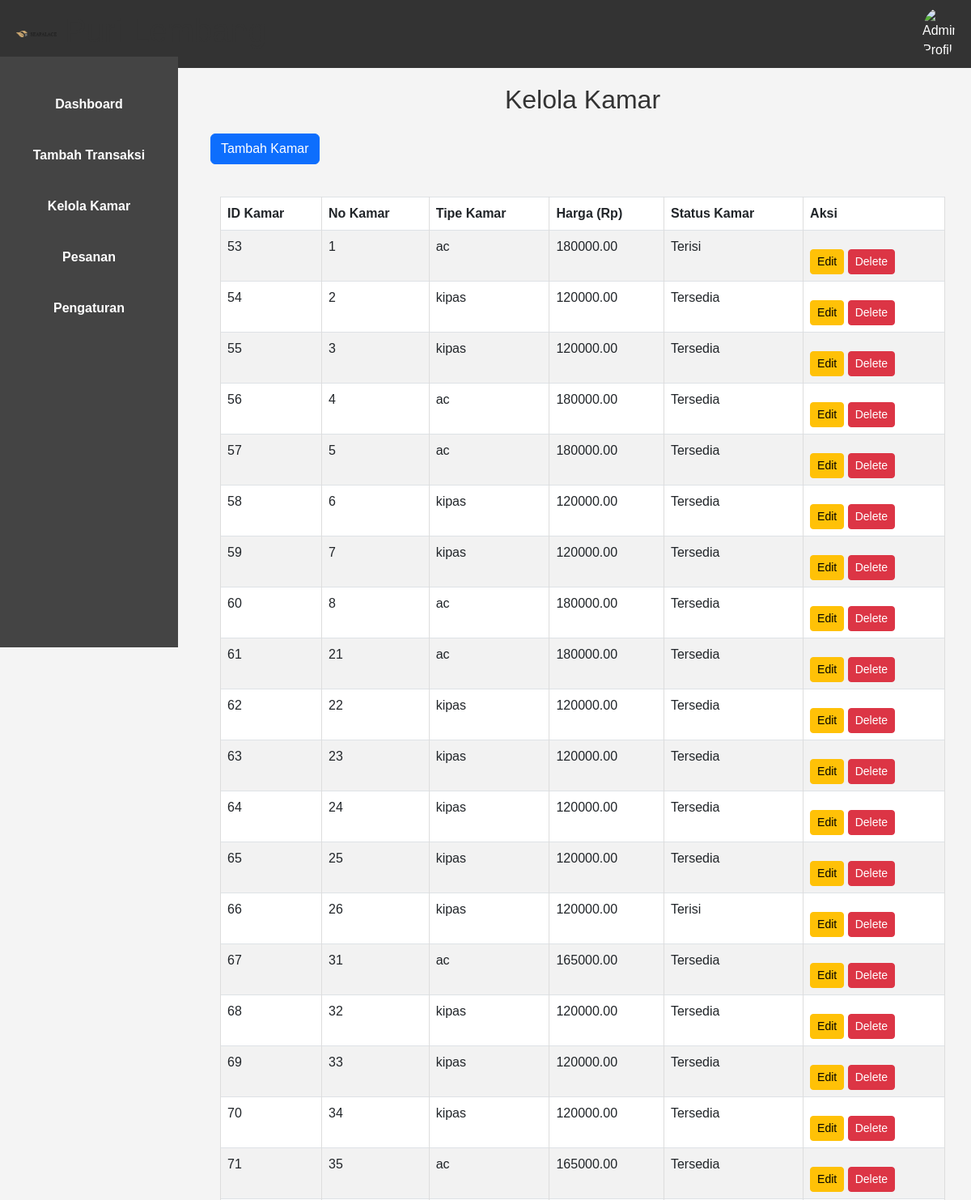
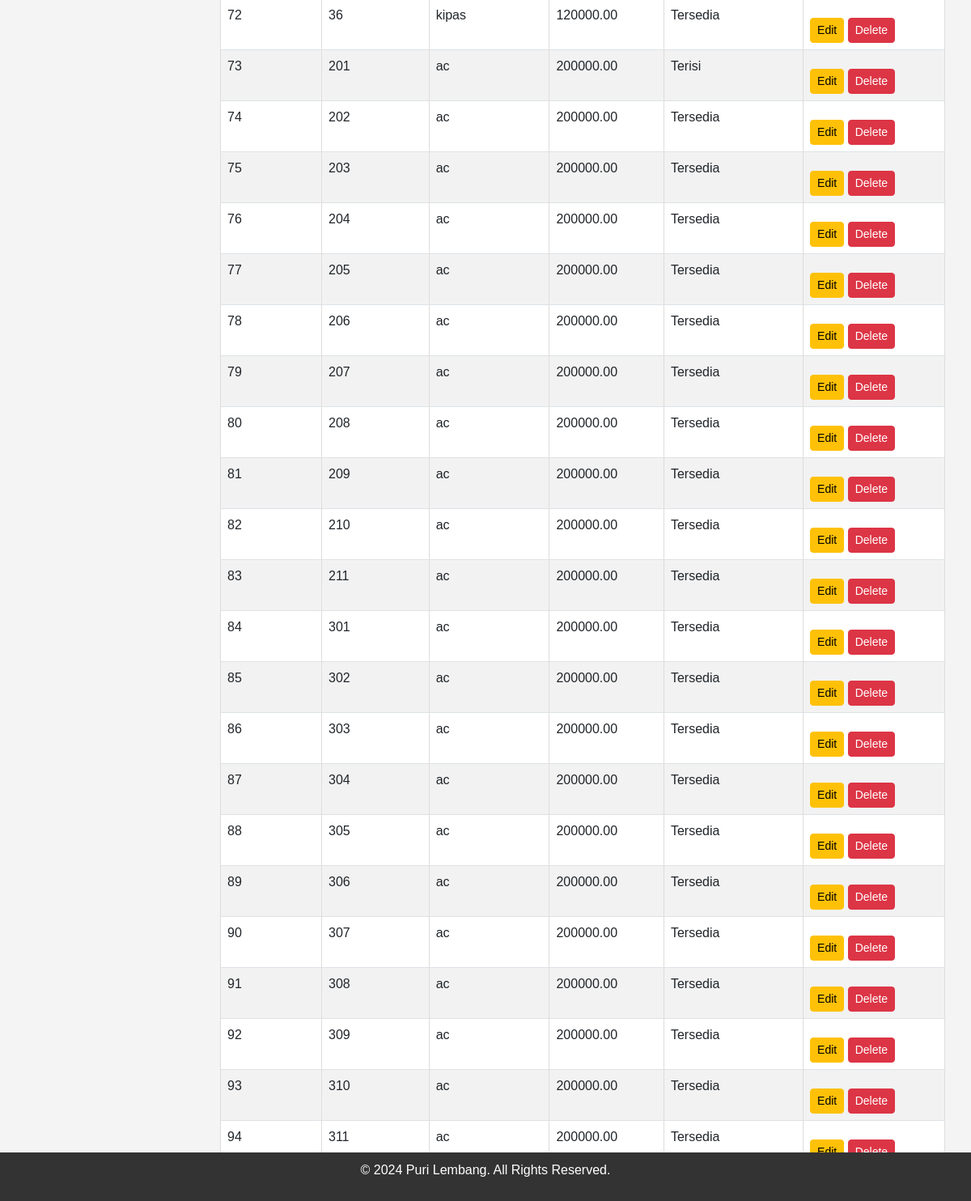
The app's page /admin/index-kamar.php with its own data (2 pictures, top to bottom).
### tables this page shows
CREATE TABLE `kamar` (
  `id_kamar` int(11) NOT NULL,
  `no_kamar` int(11) NOT NULL,
  `tipe_kamar` varchar(50) DEFAULT NULL,
  `bed` enum('Single Bed','Double Bed') NOT NULL,
  `harga` decimal(10,2) DEFAULT NULL,
  `status_kamar` enum('tersedia','terisi') DEFAULT 'tersedia',
  `gambar` longblob NOT NULL
);

### admin/index-kamar.php (the view, shortened to what this page needs)
<!DOCTYPE html>
<html lang="en">
<head>
    <link href="https://cdn.jsdelivr.net/npm/bootstrap@5.3.0-alpha1/dist/css/bootstrap.min.css" rel="stylesheet">
    <link rel="stylesheet" href="styles.css">
</head>
<body>
    <header>
        <div class="logo-container">
            <img src="logo.png" alt="Puri Lembang Logo" class="logo">
            <h1>Puri Lembang</h1>
        </div>
        <div class="profile-container">
            <img src="profile.png" alt="Admin Profile" class="profile-logo">
        </div>
    </header>
<div class="sidebar">
    <ul>
        <li><a href="index.php" class="<?php echo ($current_page == 'index.php') ? 'active' : ''; ?>">Dashboard</a></li>
        <li><a href="tambah-transaksi.php" class="<?php echo ($current_page == 'tambah-transaksi.php') ? 'active' : ''; ?>">Tambah Transaksi</a></li>
        <li><a href="index-kamar.php" class="<?php echo ($current_page == 'index-kamar.php') ? 'active' : ''; ?>">Kelola Kamar</a></li>
        <li><a href="pesanan.php" class="<?php echo ($current_page == 'pesanan.php') ? 'active' : ''; ?>">Pesanan</a></li>
        <li><a href="pengaturan.php" class="<?php echo ($current_page == 'pengaturan.php') ? 'active' : ''; ?>">Pengaturan</a></li>
    </ul>
</div>
    <div class="main-content">
        <h2>Kelola Kamar</h2>
        <a href="tambah-kamar.php" class="btn btn-primary mb-3">Tambah Kamar</a>
        <div class="container mt-4">
            <table class="table table-bordered table-striped">
                <thead>
                    <tr>
                        <th>ID Kamar</th>
                        <th>No Kamar</th>
                        <th>Tipe Kamar</th>
                        <th>Harga (Rp)</th>
                        <th>Status Kamar</th>
                        <th>Aksi</th>
                    </tr>
                </thead>
                <tbody>
                    <?php
                    require 'koneksi.php';
                    $stmt = $pdo->query("SELECT * FROM kamar");
                    $rooms = $stmt->fetchAll();
                    foreach ($rooms as $room):
                    ?>
                    <tr>
                        <td><?php echo $room['id_kamar']; ?></td>
                        <td><?php echo $room['no_kamar']; ?></td>
                        <td><?php echo $room['tipe_kamar']; ?></td>
                        <td><?php echo $room['harga']; ?></td>
                        <td><?php echo ucfirst($room['status_kamar']); ?></td>
                        <td>
                            <a href="update-kamar.php?id=<?php echo $room['id_kamar']; ?>" class="btn btn-warning btn-sm">Edit</a>
                            <a href="delete-kamar.php?id=<?php echo $room['id_kamar']; ?>" class="btn btn-danger btn-sm" onclick="return confirm('Yakin ingin menghapus kamar ini?')">Delete</a>
                        </td>
                    </tr>
                    <?php endforeach; ?>
                </tbody>
            </table>
        </div>
    </div>
    <footer>
        <p>© 2024 Puri Lembang. All Rights Reserved.</p>
    </footer>
</body>
</html>

### admin/styles.css (style rules this page uses)
body { font-family: Arial, sans-serif; margin: 0; padding: 0; background-color: #f4f4f4; }
header { display: flex; justify-content: space-between; align-items: center; background-color: #333; color: white; padding: 10px 20px; }
.logo-container { display: flex; align-items: center; }
.logo { width: 50px; margin-right: 10px; }
.profile-container { display: flex; align-items: center; }
.profile-logo { width: 40px; border-radius: 50%; }
.sidebar { position: fixed; top: 70px; left: 0; width: 220px; height: calc(100vh - 70px); background-color: #444; padding-top: 20px; display: flex; flex-direction: column; }
.sidebar ul { list-style-type: none; padding: 0; margin: 0; }
.sidebar ul li { margin: 10px 0; }
.sidebar ul li a { display: block; padding: 12px 15px; color: white; text-decoration: none; font-weight: bold; transition: background-color 0.3s, padding-left 0.3s; }
.main-content { margin-left: 240px; padding: 20px; flex: 1; }
h1, h2 { color: #333; text-align: center; }
h2 { color: #333; }
table { width: 100%; border-collapse: collapse; }
table, th, td { border: 1px solid #ddd; }
th, td { padding: 10px; text-align: left; }
th { background-color: #f2f2f2; cursor: pointer; }
a { display: block; margin-top: 15px; text-align: center; text-decoration: none; color: #007bff; }
footer { background-color: #333; color: white; text-align: center; padding: 10px 0; position: fixed; bottom: 0; width: 100%; }

### records on screen
kamar: id_kamar "53", no_kamar "1", tipe_kamar "ac", harga "180000.00", status_kamar "Terisi"
kamar: id_kamar "54", no_kamar "2", tipe_kamar "kipas", harga "120000.00", status_kamar "Tersedia"
kamar: id_kamar "55", no_kamar "3", tipe_kamar "kipas", harga "120000.00", status_kamar "Tersedia"
kamar: id_kamar "56", no_kamar "4", tipe_kamar "ac", harga "180000.00", status_kamar "Tersedia"
kamar: id_kamar "57", no_kamar "5", tipe_kamar "ac", harga "180000.00", status_kamar "Tersedia"
kamar: id_kamar "58", no_kamar "6", tipe_kamar "kipas", harga "120000.00", status_kamar "Tersedia"
kamar: id_kamar "59", no_kamar "7", tipe_kamar "kipas", harga "120000.00", status_kamar "Tersedia"
kamar: id_kamar "60", no_kamar "8", tipe_kamar "ac", harga "180000.00", status_kamar "Tersedia"
kamar: id_kamar "61", no_kamar "21", tipe_kamar "ac", harga "180000.00", status_kamar "Tersedia"
kamar: id_kamar "62", no_kamar "22", tipe_kamar "kipas", harga "120000.00", status_kamar "Tersedia"
kamar: id_kamar "63", no_kamar "23", tipe_kamar "kipas", harga "120000.00", status_kamar "Tersedia"
kamar: id_kamar "64", no_kamar "24", tipe_kamar "kipas", harga "120000.00", status_kamar "Tersedia"
kamar: id_kamar "65", no_kamar "25", tipe_kamar "kipas", harga "120000.00", status_kamar "Tersedia"
kamar: id_kamar "66", no_kamar "26", tipe_kamar "kipas", harga "120000.00", status_kamar "Terisi"
kamar: id_kamar "67", no_kamar "31", tipe_kamar "ac", harga "165000.00", status_kamar "Tersedia"
kamar: id_kamar "68", no_kamar "32", tipe_kamar "kipas", harga "120000.00", status_kamar "Tersedia"
kamar: id_kamar "69", no_kamar "33", tipe_kamar "kipas", harga "120000.00", status_kamar "Tersedia"
kamar: id_kamar "70", no_kamar "34", tipe_kamar "kipas", harga "120000.00", status_kamar "Tersedia"
kamar: id_kamar "71", no_kamar "35", tipe_kamar "ac", harga "165000.00", status_kamar "Tersedia"
kamar: id_kamar "72", no_kamar "36", tipe_kamar "kipas", harga "120000.00", status_kamar "Tersedia"
kamar: id_kamar "73", no_kamar "201", tipe_kamar "ac", harga "200000.00", status_kamar "Terisi"
kamar: id_kamar "74", no_kamar "202", tipe_kamar "ac", harga "200000.00", status_kamar "Tersedia"
kamar: id_kamar "75", no_kamar "203", tipe_kamar "ac", harga "200000.00", status_kamar "Tersedia"
kamar: id_kamar "76", no_kamar "204", tipe_kamar "ac", harga "200000.00", status_kamar "Tersedia"
kamar: id_kamar "77", no_kamar "205", tipe_kamar "ac", harga "200000.00", status_kamar "Tersedia"
kamar: id_kamar "78", no_kamar "206", tipe_kamar "ac", harga "200000.00", status_kamar "Tersedia"
kamar: id_kamar "79", no_kamar "207", tipe_kamar "ac", harga "200000.00", status_kamar "Tersedia"
kamar: id_kamar "80", no_kamar "208", tipe_kamar "ac", harga "200000.00", status_kamar "Tersedia"
kamar: id_kamar "81", no_kamar "209", tipe_kamar "ac", harga "200000.00", status_kamar "Tersedia"
kamar: id_kamar "82", no_kamar "210", tipe_kamar "ac", harga "200000.00", status_kamar "Tersedia"
kamar: id_kamar "83", no_kamar "211", tipe_kamar "ac", harga "200000.00", status_kamar "Tersedia"
kamar: id_kamar "84", no_kamar "301", tipe_kamar "ac", harga "200000.00", status_kamar "Tersedia"
kamar: id_kamar "85", no_kamar "302", tipe_kamar "ac", harga "200000.00", status_kamar "Tersedia"
kamar: id_kamar "86", no_kamar "303", tipe_kamar "ac", harga "200000.00", status_kamar "Tersedia"
kamar: id_kamar "87", no_kamar "304", tipe_kamar "ac", harga "200000.00", status_kamar "Tersedia"
kamar: id_kamar "88", no_kamar "305", tipe_kamar "ac", harga "200000.00", status_kamar "Tersedia"
kamar: id_kamar "89", no_kamar "306", tipe_kamar "ac", harga "200000.00", status_kamar "Tersedia"
kamar: id_kamar "90", no_kamar "307", tipe_kamar "ac", harga "200000.00", status_kamar "Tersedia"
kamar: id_kamar "91", no_kamar "308", tipe_kamar "ac", harga "200000.00", status_kamar "Tersedia"
kamar: id_kamar "92", no_kamar "309", tipe_kamar "ac", harga "200000.00", status_kamar "Tersedia"
kamar: id_kamar "93", no_kamar "310", tipe_kamar "ac", harga "200000.00", status_kamar "Tersedia"
kamar: id_kamar "94", no_kamar "311", tipe_kamar "ac", harga "200000.00", status_kamar "Tersedia"
